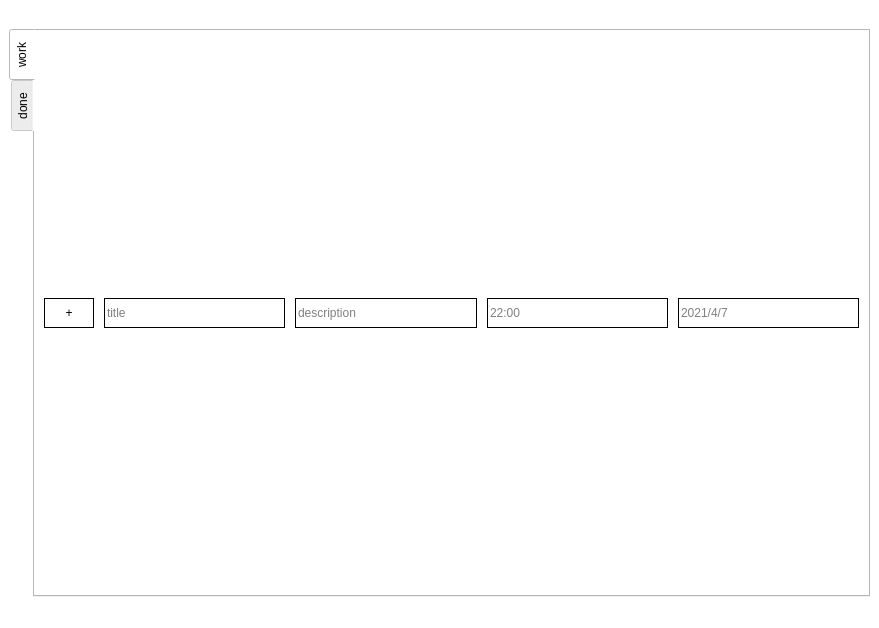
<?xml version="1.0" encoding="UTF-8"?>
<ui version="4.0">
 <class>MainWindow</class>
 <widget class="QMainWindow" name="MainWindow">
  <property name="geometry">
   <rect>
    <x>0</x>
    <y>0</y>
    <width>879</width>
    <height>628</height>
   </rect>
  </property>
  <property name="windowTitle">
   <string>To Do List</string>
  </property>
  <property name="styleSheet">
   <string notr="true">background-color:#fff;</string>
  </property>
  <widget class="QWidget" name="centralwidget">
   <layout class="QVBoxLayout" name="verticalLayout">
    <item>
     <widget class="QLabel" name="label">
      <property name="maximumSize">
       <size>
        <width>16777215</width>
        <height>100</height>
       </size>
      </property>
      <property name="sizeIncrement">
       <size>
        <width>0</width>
        <height>0</height>
       </size>
      </property>
      <property name="styleSheet">
       <string notr="true">margin:0 200px;</string>
      </property>
      <property name="text">
       <string/>
      </property>
      <property name="pixmap">
       <pixmap>images/todolist.png</pixmap>
      </property>
     </widget>
    </item>
    <item>
     <widget class="QTabWidget" name="tabWidget">
      <property name="layoutDirection">
       <enum>Qt::LeftToRight</enum>
      </property>
      <property name="styleSheet">
       <string notr="true"/>
      </property>
      <property name="tabPosition">
       <enum>QTabWidget::West</enum>
      </property>
      <property name="currentIndex">
       <number>0</number>
      </property>
      <widget class="QWidget" name="tab_work">
       <attribute name="title">
        <string>work</string>
       </attribute>
       <layout class="QVBoxLayout" name="verticalLayout_2">
        <item>
         <layout class="QGridLayout" name="gridLayout"/>
        </item>
        <item>
         <layout class="QHBoxLayout" name="horizontalLayout_3">
          <property name="spacing">
           <number>10</number>
          </property>
          <property name="sizeConstraint">
           <enum>QLayout::SetDefaultConstraint</enum>
          </property>
          <item>
           <widget class="QPushButton" name="btn_add">
            <property name="minimumSize">
             <size>
              <width>50</width>
              <height>0</height>
             </size>
            </property>
            <property name="maximumSize">
             <size>
              <width>200</width>
              <height>30</height>
             </size>
            </property>
            <property name="sizeIncrement">
             <size>
              <width>100</width>
              <height>0</height>
             </size>
            </property>
            <property name="styleSheet">
             <string notr="true">border:1px solid #000</string>
            </property>
            <property name="text">
             <string>+</string>
            </property>
           </widget>
          </item>
          <item>
           <widget class="QLineEdit" name="add_title">
            <property name="maximumSize">
             <size>
              <width>16777215</width>
              <height>30</height>
             </size>
            </property>
            <property name="styleSheet">
             <string notr="true">border:1px solid #000</string>
            </property>
            <property name="placeholderText">
             <string>title</string>
            </property>
           </widget>
          </item>
          <item>
           <widget class="QLineEdit" name="add_description">
            <property name="maximumSize">
             <size>
              <width>16777215</width>
              <height>30</height>
             </size>
            </property>
            <property name="styleSheet">
             <string notr="true">border:1px solid #000</string>
            </property>
            <property name="placeholderText">
             <string>description</string>
            </property>
           </widget>
          </item>
          <item>
           <widget class="QLineEdit" name="add_time">
            <property name="maximumSize">
             <size>
              <width>16777215</width>
              <height>30</height>
             </size>
            </property>
            <property name="styleSheet">
             <string notr="true">border:1px solid #000</string>
            </property>
            <property name="placeholderText">
             <string>22:00</string>
            </property>
           </widget>
          </item>
          <item>
           <widget class="QLineEdit" name="add_date">
            <property name="maximumSize">
             <size>
              <width>16777215</width>
              <height>30</height>
             </size>
            </property>
            <property name="styleSheet">
             <string notr="true">border:1px solid #000</string>
            </property>
            <property name="placeholderText">
             <string>2021/4/7</string>
            </property>
           </widget>
          </item>
         </layout>
        </item>
       </layout>
      </widget>
      <widget class="QWidget" name="tab_done">
       <attribute name="title">
        <string>done</string>
       </attribute>
       <layout class="QVBoxLayout" name="verticalLayout_3">
        <item>
         <layout class="QGridLayout" name="gridLayout_done"/>
        </item>
       </layout>
      </widget>
     </widget>
    </item>
   </layout>
  </widget>
  <widget class="QMenuBar" name="menubar">
   <property name="geometry">
    <rect>
     <x>0</x>
     <y>0</y>
     <width>879</width>
     <height>22</height>
    </rect>
   </property>
  </widget>
  <widget class="QStatusBar" name="statusbar"/>
 </widget>
 <resources/>
 <connections/>
</ui>
